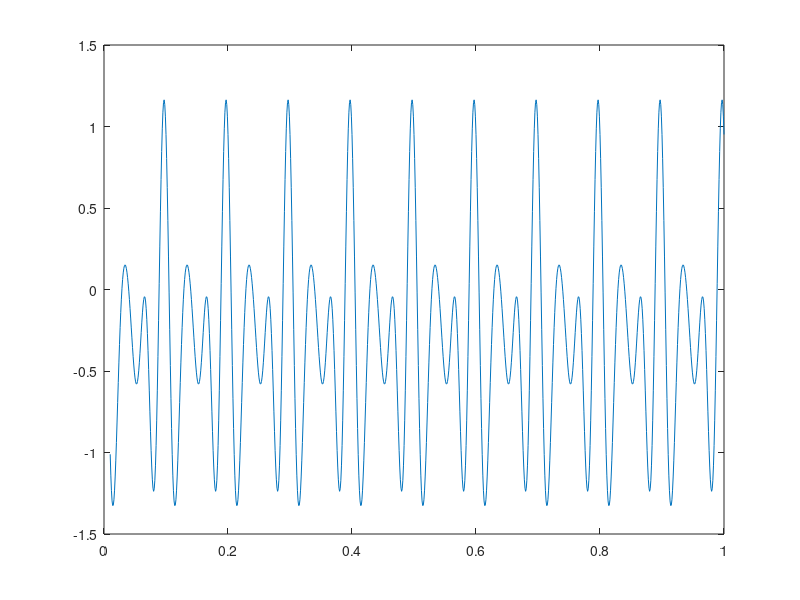

Here is the MATLAB script that generated this plot:
t = 0.01:0.001:1;       % time scale
f = 10;                 % frequency
A = 2;                  % amplitude
w = 2*pi*f;             % frequency transform
b = 0.1*cos(20*pi*t);
c = 0.5*cos((40*pi*t) + (pi/5));
d = 0.7*cos((60*pi*t) + (pi/8));
e = 0.2*cos((80*pi*t) + (pi/3));
y = -0.3 + b + c + d + e;
figure(1);
plot(t,y);